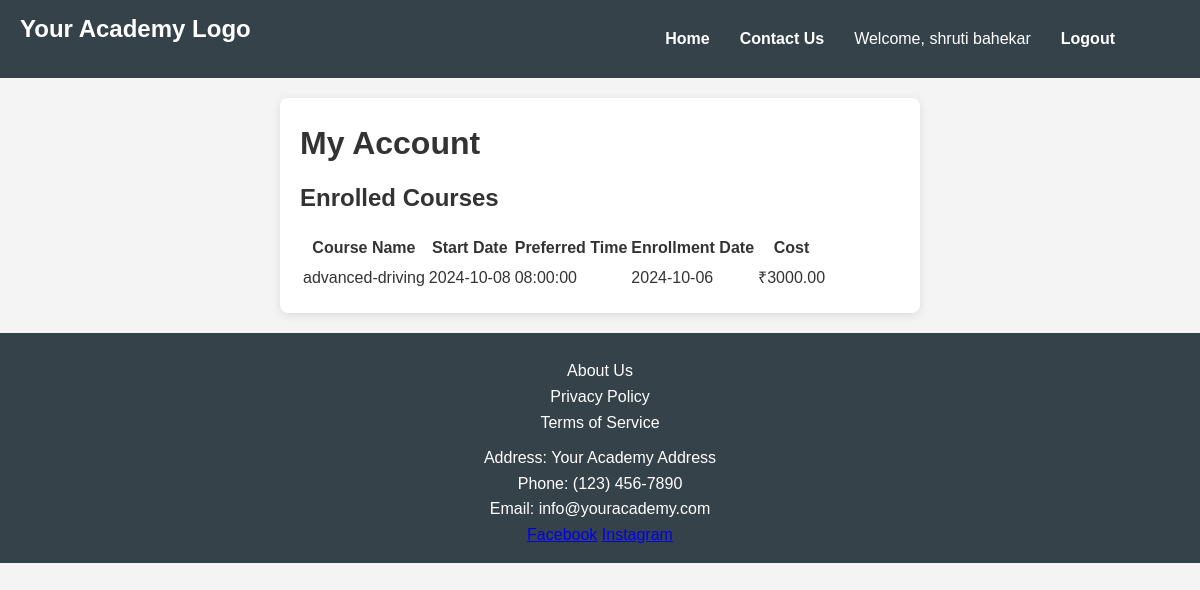
The app's page /account.php (signed in) with its own data.
### tables this page shows
CREATE TABLE `enrollments` (
  `id` int(11) NOT NULL,
  `user_email` varchar(255) NOT NULL,
  `course` varchar(255) NOT NULL,
  `start_date` date NOT NULL,
  `preferred_time` time NOT NULL,
  `enrollment_date` date NOT NULL,
  `amount` decimal(10,2) NOT NULL,
  `payment_status` varchar(20) NOT NULL DEFAULT 'Pending',
  `status` enum('Not Started Yet','In Progress','Completed') NOT NULL DEFAULT 'Not Started Yet'
);

### account.php (the view, shortened to what this page needs)
<?php
require 'db_connection.php';
$user_email = $_SESSION['user_email'];
$sql = "SELECT course, start_date, preferred_time, enrollment_date, amount FROM enrollments WHERE user_email = ?";
$stmt = $conn->prepare($sql);
$stmt->bind_param("s", $user_email);
$stmt->execute();
$result = $stmt->get_result();
?>
<!DOCTYPE html>
<html lang="en">
<head>
    <link rel="stylesheet" href="style.css">
</head>
<body>
    <header>
        <div class="logo">Your Academy Logo</div>
        <nav>
            <ul>
                <li><a href="index.php">Home</a></li>
                <li><a href="#">Contact Us</a></li>
                <li>Welcome, <?php echo htmlspecialchars($_SESSION['user_name']); ?></li>
                <li><a href="logout.php">Logout</a></li>
            </ul>
        </nav>
    </header>
    <main>
        <h1>My Account</h1>
        <h2>Enrolled Courses</h2>
        <?php if ($result->num_rows > 0): ?>
            <table>
                <thead>
                    <tr>
                        <th>Course Name</th>
                        <th>Start Date</th>
                        <th>Preferred Time</th>
                        <th>Enrollment Date</th>
                        <th>Cost</th>
                    </tr>
                </thead>
                <tbody>
                    <?php while ($row = $result->fetch_assoc()): ?>
                    <tr>
                        <td><?php echo htmlspecialchars($row['course']); ?></td>
                        <td><?php echo htmlspecialchars($row['start_date']); ?></td>
                        <td><?php echo htmlspecialchars($row['preferred_time']); ?></td>
                        <td><?php echo htmlspecialchars($row['enrollment_date']); ?></td>
                        <td>₹<?php echo htmlspecialchars($row['amount']); ?></td>
                    </tr>
                    <?php endwhile; ?>
                </tbody>
            </table>
        <?php else: ?>
            <p>You have not enrolled in any courses yet.</p>
        <?php endif; ?>
    </main>
    <footer>
        <div class="footer-links">
            <a href="#">About Us</a>
            <a href="#">Privacy Policy</a>
            <a href="#">Terms of Service</a>
        </div>
        <div class="contact-info">
            <p>Address: Your Academy Address</p>
            <p>Phone: (123) 456-7890</p>
            <p>Email: info@youracademy.com</p>
        </div>
        <div class="social-media">
            <a href="#">Facebook</a>
            <a href="#">Instagram</a>
        </div>
    </footer>
</body>
</html>

### style.css (style rules this page uses)
nav ul { list-style-type: none; margin-right: 50px; }
nav ul li { display: inline; margin: 0 15px; }
footer { background-color: #004b87; color: white; padding: 20px; text-align: center; }
body { font-family: Arial, sans-serif; margin: 0; padding: 0; }
header { display: flex; justify-content: space-between; background-color: #004b87; color: white; padding: 15px 20px; }
nav ul { list-style-type: none; display: flex; flex-wrap: wrap; }
nav ul li { margin: 0 15px; }
main { padding: 20px; max-width: 800px; margin: auto; }
.footer-links a { display: block; margin: 5px 0; }
body, h1, h2, p { margin: 0; padding: 0; font-family: Arial, sans-serif; }
body { background-color: #f4f4f4; color: #333; line-height: 1.6; }
header { background: #35424a; color: #ffffff; padding: 15px 20px; text-align: center; }
header .logo { font-size: 24px; font-weight: bold; }
nav ul { list-style: none; padding: 0; }
nav ul li a { color: #ffffff; text-decoration: none; font-weight: bold; }
main { max-width: 800px; margin: 20px auto; padding: 20px; background: #ffffff; border-radius: 8px; box-shadow: 0 2px 10px rgba(0, 0, 0, 0.1); }
h1 { color: #333; margin-bottom: 10px; }
footer { background: #35424a; color: #ffffff; text-align: center; padding: 15px 0; position: relative; bottom: 0; width: 100%; }
.footer-links { margin: 10px 0; }
.footer-links a { color: #ffffff; text-decoration: none; margin: 0 10px; }
header { background: #35424a; color: #fff; padding: 10px 20px; text-align: center; }
h1 { font-size: 2em; }
main { max-width: 600px; margin: 20px auto; padding: 20px; background: #fff; border-radius: 8px; box-shadow: 0 2px 10px rgba(0, 0, 0, 0.1); }
h2 { font-size: 1.5em; margin-bottom: 15px; }
footer { text-align: center; margin-top: 20px; color: #ffffff; }

### records on screen
enrollments: course "advanced-driving", start_date "2024-10-08", preferred_time "08:00:00", enrollment_date "2024-10-06", amount "3000.00"

### other values on screen
$_SESSION['user_name'] "shruti bahekar"
